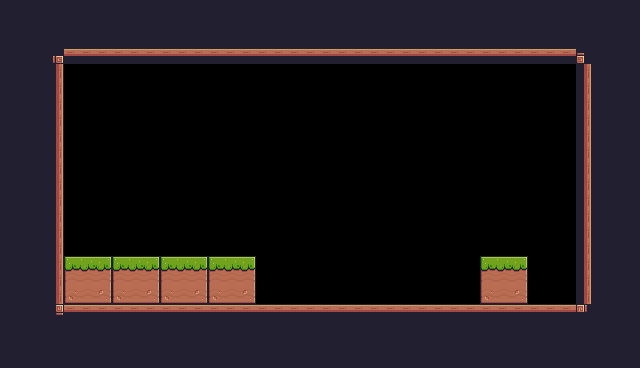

Rendered tile map (Tiled .tmx) drawn with the repository's tilesets; below, a short description and the full map source, tile grids included:
An orthogonal 40x23 tile map with 16x16 px tiles, 1 tile layer (background) and 1 object.

<map version="1.10" tiledversion="1.10.2" orientation="orthogonal" renderorder="right-down" width="40" height="23" tilewidth="16" tileheight="16" infinite="0" nextlayerid="3" nextobjectid="5">
 <tileset firstgid="1" source="terrain.tsx" />
 <layer id="1" name="background" width="40" height="23">
  <data encoding="csv">
24,24,24,24,24,24,24,24,24,24,24,24,24,24,24,24,24,24,24,24,24,24,24,24,24,24,24,24,24,24,24,24,24,24,24,24,24,24,24,24,
24,24,24,24,24,24,24,24,24,24,24,24,24,24,24,24,24,24,24,24,24,24,24,24,24,24,24,24,24,24,24,24,24,24,24,24,24,24,24,24,
24,24,24,24,24,24,24,24,24,24,24,24,24,24,24,24,24,24,24,24,24,24,24,24,24,24,24,24,24,24,24,24,24,24,24,24,24,24,24,24,
24,24,24,92,90,90,90,90,90,90,90,90,90,90,90,90,90,90,90,90,90,90,90,90,90,90,90,90,90,90,90,90,90,90,90,90,93,24,24,24,
24,24,24,113,0,0,0,0,0,0,0,0,0,0,0,0,0,0,0,0,0,0,0,0,0,0,0,0,0,0,0,0,0,0,0,0,113,24,24,24,
24,24,24,113,0,0,0,0,0,0,0,0,0,0,0,0,0,0,0,0,0,0,0,0,0,0,0,0,0,0,0,0,0,0,0,0,113,24,24,24,
24,24,24,113,0,0,0,0,0,0,0,0,0,0,0,0,0,0,0,0,0,0,0,0,0,0,0,0,0,0,0,0,0,0,0,0,113,24,24,24,
24,24,24,113,0,0,0,0,0,0,0,0,0,0,0,0,0,0,0,0,0,0,0,0,0,0,0,0,0,0,0,0,0,0,0,0,113,24,24,24,
24,24,24,113,0,0,0,0,0,0,0,0,0,0,0,0,0,0,0,0,0,0,0,0,0,0,0,0,0,0,0,0,0,0,0,0,113,24,24,24,
24,24,24,113,0,0,0,0,0,0,0,0,0,0,0,0,0,0,0,0,0,0,0,0,0,0,0,0,0,0,0,0,0,0,0,0,113,24,24,24,
24,24,24,113,0,0,0,0,0,0,0,0,0,0,0,0,0,0,0,0,0,0,48,0,0,0,0,0,0,0,0,0,0,0,0,0,113,24,24,24,
24,24,24,113,0,0,0,0,0,0,0,0,0,0,0,0,0,0,0,0,0,0,48,48,0,0,0,0,0,0,0,0,0,0,0,0,113,24,24,24,
24,24,24,113,0,0,0,0,0,0,0,0,0,0,0,0,48,0,0,0,48,0,48,48,0,0,0,0,0,0,0,0,0,0,0,0,113,24,24,24,
24,24,24,113,0,0,0,0,0,0,0,0,0,0,0,0,48,48,0,0,48,48,48,48,48,0,0,0,0,0,0,0,0,0,0,0,113,24,24,24,
24,24,24,113,0,0,0,0,0,0,0,0,0,0,0,0,0,48,48,48,48,48,48,48,48,48,48,0,0,0,0,0,0,0,0,0,113,24,24,24,
24,24,24,113,0,0,0,0,0,0,0,0,0,0,0,0,0,48,48,48,48,48,48,48,48,48,48,48,0,0,0,0,0,0,0,0,113,24,24,24,
24,24,24,113,7,8,9,7,8,9,7,8,9,7,8,9,0,48,48,48,48,48,48,48,48,48,48,48,0,0,7,8,9,0,0,0,113,24,24,24,
24,24,24,113,29,30,31,29,30,31,29,30,31,29,30,31,0,0,0,48,0,48,48,48,48,48,48,48,0,0,29,30,31,0,0,0,113,24,24,24,
24,24,24,113,51,52,53,51,52,53,51,52,53,51,52,53,0,0,0,0,0,0,0,48,0,0,48,48,0,0,51,52,53,0,0,0,113,24,24,24,
24,24,24,114,90,90,90,90,90,90,90,90,90,90,90,90,90,90,90,90,90,90,90,90,90,90,90,90,90,90,90,90,90,90,90,90,115,24,24,24,
24,24,24,24,24,24,24,24,24,24,24,24,24,24,24,24,24,24,24,24,24,24,24,24,24,24,24,24,24,24,24,24,24,24,24,24,24,24,24,24,
24,24,24,24,24,24,24,24,24,24,24,24,24,24,24,24,24,24,24,24,24,24,24,24,24,24,24,24,24,24,24,24,24,24,24,24,24,24,24,24,
24,24,24,24,24,24,24,24,24,24,24,24,24,24,24,24,24,24,24,24,24,24,24,24,24,24,24,24,24,24,24,24,24,24,24,24,24,24,24,24
</data>
 </layer>
 <objectgroup id="2" name="spawnPoints" class="Player">
  <object id="4" x="480" y="224.182" width="32" height="32" />
 </objectgroup>
</map>
